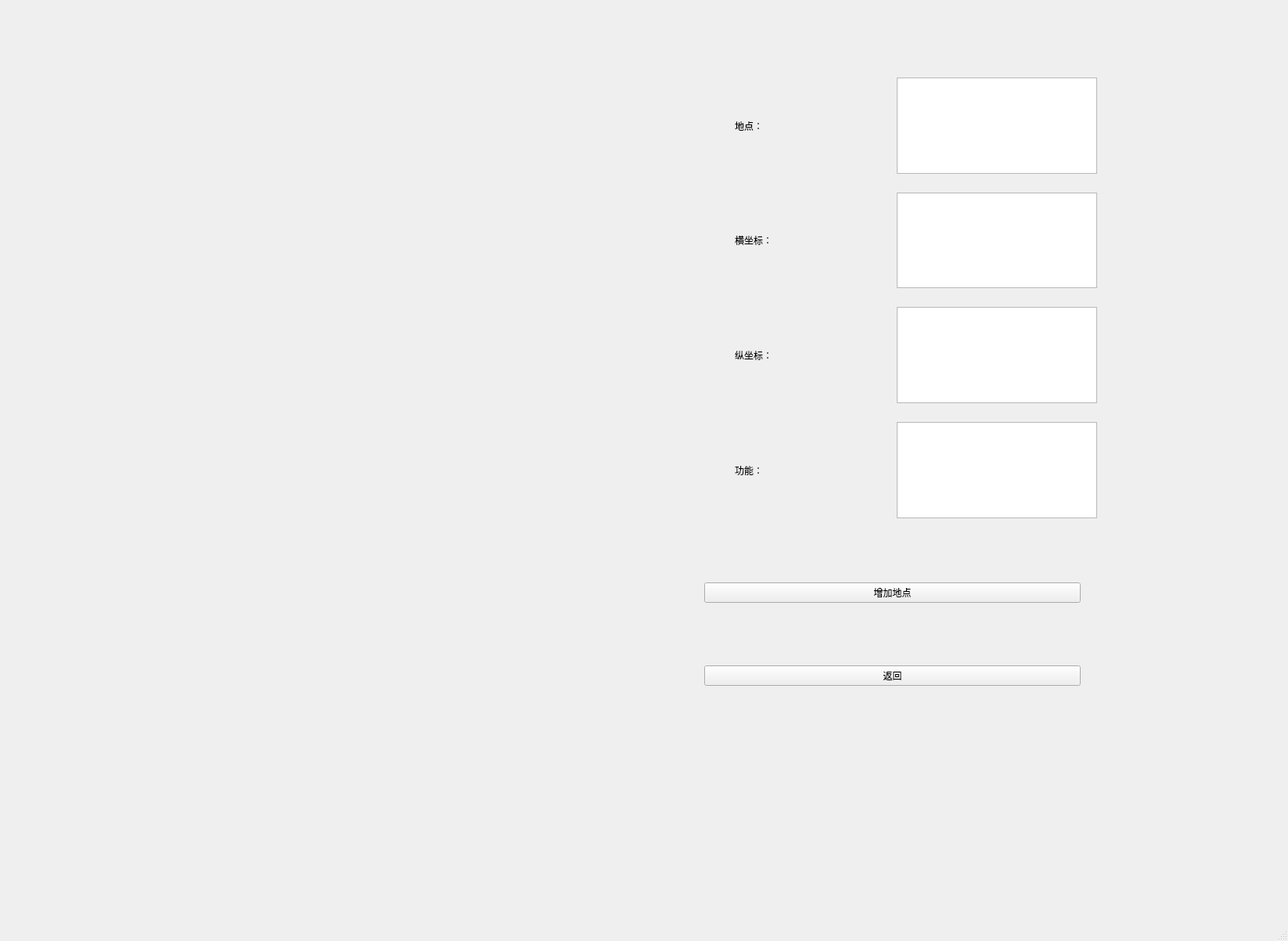
<?xml version="1.0" encoding="UTF-8"?>
<ui version="4.0">
 <class>Increase_location</class>
 <widget class="QMainWindow" name="Increase_location">
  <property name="geometry">
   <rect>
    <x>0</x>
    <y>0</y>
    <width>1646</width>
    <height>1202</height>
   </rect>
  </property>
  <property name="windowTitle">
   <string>MainWindow</string>
  </property>
  <widget class="QWidget" name="centralwidget">
   <widget class="QWidget" name="widget_6" native="true">
    <property name="geometry">
     <rect>
      <x>930</x>
      <y>90</y>
      <width>481</width>
      <height>581</height>
     </rect>
    </property>
    <layout class="QVBoxLayout" name="verticalLayout_2">
     <item>
      <spacer name="verticalSpacer_5">
       <property name="orientation">
        <enum>Qt::Vertical</enum>
       </property>
       <property name="sizeHint" stdset="0">
        <size>
         <width>20</width>
         <height>40</height>
        </size>
       </property>
      </spacer>
     </item>
     <item>
      <widget class="QWidget" name="widget_2" native="true">
       <layout class="QHBoxLayout" name="horizontalLayout">
        <item>
         <widget class="QLabel" name="label">
          <property name="text">
           <string>地点：</string>
          </property>
         </widget>
        </item>
        <item>
         <spacer name="horizontalSpacer">
          <property name="orientation">
           <enum>Qt::Horizontal</enum>
          </property>
          <property name="sizeHint" stdset="0">
           <size>
            <width>40</width>
            <height>20</height>
           </size>
          </property>
         </spacer>
        </item>
        <item>
         <widget class="QTextEdit" name="textEdit"/>
        </item>
       </layout>
      </widget>
     </item>
     <item>
      <spacer name="verticalSpacer">
       <property name="orientation">
        <enum>Qt::Vertical</enum>
       </property>
       <property name="sizeHint" stdset="0">
        <size>
         <width>20</width>
         <height>40</height>
        </size>
       </property>
      </spacer>
     </item>
     <item>
      <widget class="QWidget" name="widget_3" native="true">
       <layout class="QHBoxLayout" name="horizontalLayout_2">
        <item>
         <widget class="QLabel" name="label_2">
          <property name="text">
           <string>横坐标：</string>
          </property>
         </widget>
        </item>
        <item>
         <spacer name="horizontalSpacer_2">
          <property name="orientation">
           <enum>Qt::Horizontal</enum>
          </property>
          <property name="sizeHint" stdset="0">
           <size>
            <width>40</width>
            <height>20</height>
           </size>
          </property>
         </spacer>
        </item>
        <item>
         <widget class="QTextEdit" name="textEdit_2"/>
        </item>
       </layout>
      </widget>
     </item>
     <item>
      <spacer name="verticalSpacer_2">
       <property name="orientation">
        <enum>Qt::Vertical</enum>
       </property>
       <property name="sizeHint" stdset="0">
        <size>
         <width>20</width>
         <height>40</height>
        </size>
       </property>
      </spacer>
     </item>
     <item>
      <widget class="QWidget" name="widget_4" native="true">
       <layout class="QHBoxLayout" name="horizontalLayout_3">
        <item>
         <widget class="QLabel" name="label_3">
          <property name="text">
           <string>纵坐标：</string>
          </property>
         </widget>
        </item>
        <item>
         <spacer name="horizontalSpacer_3">
          <property name="orientation">
           <enum>Qt::Horizontal</enum>
          </property>
          <property name="sizeHint" stdset="0">
           <size>
            <width>40</width>
            <height>20</height>
           </size>
          </property>
         </spacer>
        </item>
        <item>
         <widget class="QTextEdit" name="textEdit_3"/>
        </item>
       </layout>
      </widget>
     </item>
     <item>
      <spacer name="verticalSpacer_3">
       <property name="orientation">
        <enum>Qt::Vertical</enum>
       </property>
       <property name="sizeHint" stdset="0">
        <size>
         <width>20</width>
         <height>40</height>
        </size>
       </property>
      </spacer>
     </item>
     <item>
      <widget class="QWidget" name="widget_5" native="true">
       <layout class="QHBoxLayout" name="horizontalLayout_4">
        <item>
         <widget class="QLabel" name="label_4">
          <property name="text">
           <string>功能：</string>
          </property>
         </widget>
        </item>
        <item>
         <spacer name="horizontalSpacer_4">
          <property name="orientation">
           <enum>Qt::Horizontal</enum>
          </property>
          <property name="sizeHint" stdset="0">
           <size>
            <width>40</width>
            <height>20</height>
           </size>
          </property>
         </spacer>
        </item>
        <item>
         <widget class="QTextEdit" name="textEdit_4"/>
        </item>
       </layout>
      </widget>
     </item>
     <item>
      <spacer name="verticalSpacer_4">
       <property name="orientation">
        <enum>Qt::Vertical</enum>
       </property>
       <property name="sizeHint" stdset="0">
        <size>
         <width>20</width>
         <height>40</height>
        </size>
       </property>
      </spacer>
     </item>
    </layout>
   </widget>
   <widget class="QWidget" name="widget" native="true">
    <property name="geometry">
     <rect>
      <x>900</x>
      <y>670</y>
      <width>481</width>
      <height>281</height>
     </rect>
    </property>
    <layout class="QVBoxLayout" name="verticalLayout">
     <item>
      <widget class="QPushButton" name="pushButton">
       <property name="text">
        <string>增加地点</string>
       </property>
      </widget>
     </item>
     <item>
      <widget class="QPushButton" name="pushButton_2">
       <property name="text">
        <string>返回</string>
       </property>
      </widget>
     </item>
    </layout>
   </widget>
  </widget>
  <widget class="QMenuBar" name="menubar">
   <property name="geometry">
    <rect>
     <x>0</x>
     <y>0</y>
     <width>1646</width>
     <height>21</height>
    </rect>
   </property>
  </widget>
  <widget class="QStatusBar" name="statusbar"/>
 </widget>
 <resources/>
 <connections/>
</ui>
